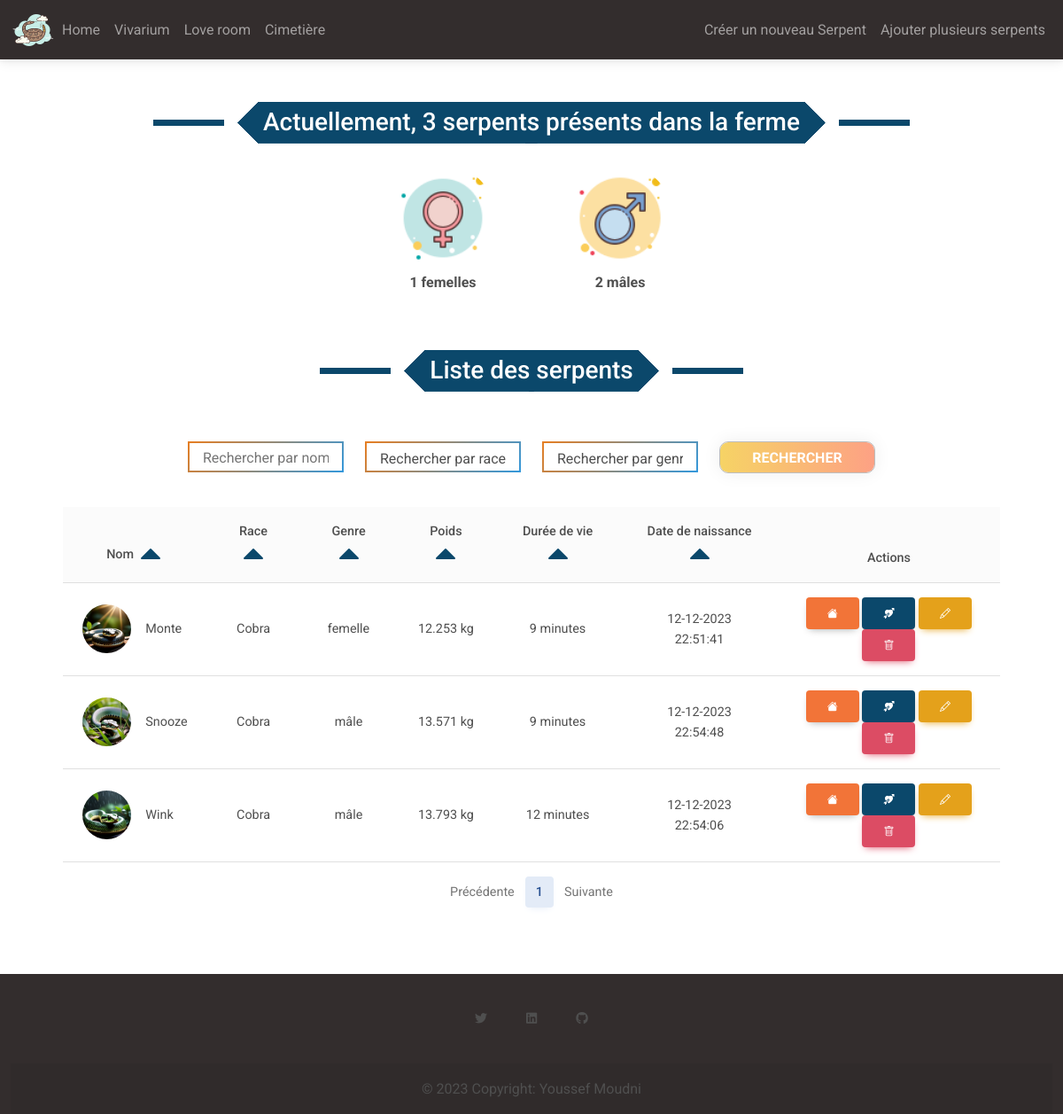
Screenshot of /index.php?page=vivarium with the database file from the repository.
### tables this page shows
CREATE TABLE `Animal` (
  `id_animal` int(10) UNSIGNED NOT NULL,
  `nom` varchar(50) DEFAULT NULL,
  `id_race` int(10) UNSIGNED DEFAULT NULL,
  `genre` int(11) DEFAULT NULL,
  `poids` int(11) DEFAULT NULL,
  `duree_vie` int(11) DEFAULT NULL,
  `date_naissance` datetime DEFAULT NULL,
  `date_mort` datetime DEFAULT NULL,
  `path_img` varchar(100) DEFAULT NULL,
  `id_mere` int(11) DEFAULT NULL,
  `id_pere` int(11) DEFAULT NULL,
  `delete_at` datetime DEFAULT NULL
);

CREATE TABLE `Race` (
  `id_race` int(10) UNSIGNED NOT NULL,
  `nom_race` varchar(50) DEFAULT NULL
);

### classes/Bdd.php (called while the page is built, shortened)
<?php
class Bdd
{
    private \PDO $conn;
    public function __construct($h="localhost", $db="gestionAnimal", $u="mariadb", $pw="mariadb*1") {
        $this->conn = new PDO("mysql:host=$h;dbname=$db", $u, $pw);
        $this->conn->setAttribute(PDO::ATTR_ERRMODE, PDO::ERRMODE_EXCEPTION);
    }
    public function execRequest($req)  {
        $reqStart = explode(' ', trim($req));
        $typeRequest = $reqStart[0];
        if ($typeRequest == "INSERT" || $typeRequest == "UPDATE" || $typeRequest == "SELECT") {
            $res = $this->conn->query($req);
            if($typeRequest == "SELECT") $res = $res->fetchAll(PDO::FETCH_ASSOC);
            return $res;
        } else {
            return false;
        }
    }
    public function deleteEntriesNull($table, $col) {
        $request = "DELETE FROM `" . $table . "` WHERE `" . $col . "` IS NULL AND delete_at IS NULL";
        $this->conn->query($request);
    }
}

### classes/Animal.php (called while the page is built, shortened)
<?php
class Animal
{
    public $conn;
    private $table = "Animal";
    public function __construct($myid = "vide")
    {
        $this->conn = new Bdd();
    }
    public function selectAll($premier, $parPage) {
        return $this->conn->execRequest("SELECT * FROM
             `" . $this->table . "`
             WHERE delete_at IS NULL
             ORDER BY `nom` ASC LIMIT " . $premier . ", " . $parPage);
    }
    public function deleteEntriesNull() {
        $this->conn->deleteEntriesNull($this->table, "genre");
    }
    public function selectCountAll() {
        $res = $this->conn->execRequest("SELECT COUNT(*) AS nbSnake FROM `" . $this->table . "` WHERE delete_at IS NULL");
        return $res[0]["nbSnake"];
    }
    public function selectAllCountByGender($col, $value) {
        $res = $this->conn->execRequest("SELECT COUNT(*) AS nbSnake
                FROM `" . $this->table . "`
                WHERE `" . $col . "` LIKE " . $value . " AND delete_at IS NULL");
        return $res[0]["nbSnake"];
    }
}

### classes/Race.php (called while the page is built, shortened)
<?php
class Race
{
    public static function getRace($id) {
        $conn = new Bdd();
        $res =  $conn->execRequest("SELECT `nom_race` FROM `Race` WHERE `id_race` = " . $id);
        return $res[0]["nom_race"];
    }
}

### components/tableSnakeContent.php (the view)
<?php
echo "<tr>
        <td>
            <div class='d-flex align-items-center'>
                <img src='../img/snake-img/" . $animal["path_img"] . "'" .
                "class='rounded-circle'
                alt=''
                style='width: 55px; height: 55px'
                    />
                <div class='ms-3'>"
                    . $animal["nom"] .
                    "</div>
            </div>
        </td>
        <td>" .
            \classes\Race::getRace($animal["id_race"]) .
            "</td>
        <td>" .
             $sexe.
            "</td>
        <td>" .
            $poids .
            "</td>
        <td>" .
            $animal["duree_vie"] .
            " minutes</td>
        <td>" .
            date("d-m-Y H:i:s", strtotime($animal["date_naissance"])) .
            "</td>
        <td>";
        echo "
              <a href='index.php?page=famille&id=" . $animal["id_animal"] ."' type='button' id='btn-getFamille' class='btn btn-list' style='background-color: #F27438;'><i class='bi bi bi-house-fill'></i></a>
              <a type='button' id='btn-selectionLoveRoom' class='btn btn-list' style='background-color: #0B486B' onclick='checkSnakeSelected(" . $animal["id_animal"] . ", " .$animal["genre"] .")'><i class='bi bi-arrow-through-heart-fill'></i></a>
              <a type='button' id='btn-editerSerpent' class='btn btn-warning' href='../index.php?page=updtSnake&id=" . $animal["id_animal"] . "'><i class='bi bi-pencil'></i></a>
              <a type='button' id='btn-supprimerSerpent' class='btn btn-danger' onclick='deleteSerpent(". $animal["id_animal"] .")'  ><i class='bi bi-trash'></i></a>
        </td>
    </tr>";

### index.php (shortened to what this page needs)
<!doctype html>
<html lang="fr">
<head>
    <link href="https://cdnjs.cloudflare.com/ajax/libs/font-awesome/6.0.0/css/all.min.css" rel="stylesheet"/>
    <link href="https://cdnjs.cloudflare.com/ajax/libs/mdb-ui-kit/6.4.2/mdb.min.css" rel="stylesheet"/>
    <link rel="stylesheet" href="https://cdn.jsdelivr.net/npm/bootstrap-select@1.13.14/dist/css/bootstrap-select.min.css">
    <link rel="stylesheet" href="https://cdn.jsdelivr.net/npm/bootstrap-icons@1.11.2/font/bootstrap-icons.min.css">
    <link rel="stylesheet" href="style.css">
</head>
<body class="container-fluid">
<?php include "components/header.php" ?>
    <?php
    if (($_SERVER['REQUEST_METHOD'] == "GET" || $_SERVER['REQUEST_METHOD'] == "POST") && !empty($_GET["page"]))
        $fileimport = "pages/" . $_GET["page"] . ".php";
    else
        $fileimport = "pages/home.php";
    if (file_exists($fileimport))
        include "$fileimport";
    else
        echo "Cette page n'existe pas";
    ?>
<?php include "components/footer.php" ?>
</body>
</html>

### components/header.php (shortened to what this page needs)
<div class="row">
    <nav class="navbar navbar-expand-lg navbar-dark bg-dark">
        <div class="container-fluid">
            <img src="../img/others/logo.png"
                 class="rounded-circle"
                 alt=""
                 style="width: 50px; height: 50px"
            />
            <div class="collapse navbar-collapse" id="navbarNav">
                <ul class="navbar-nav">
                    <li class="nav-item">
                        <a class="nav-link"  href="index.php">Home</a>
                    </li><li class="nav-item">
                        <a class="nav-link" href="index.php?page=vivarium">Vivarium</a>
                    </li>
                    <li class="nav-item">
                        <a class="nav-link" href="index.php?page=loveRoom">Love room</a>
                    </li>
                    <li class="nav-item">
                        <a class="nav-link" href="index.php?page=cimetiere">Cimetière</a>
                    </li>
                </ul>
                <?php if(isset($_REQUEST["page"]) && ($_REQUEST["page"] == "vivarium" || $_REQUEST["page"] == "loveRoom" || $_REQUEST["page"] == "cimetiere")) { ?>
                    <ul class="navbar-nav ms-auto mb-2 mb-lg-0">
                        <li class="nav-item">
                            <a class="nav-link"  href="index.php?page=updtSnake&id=new">Créer un nouveau Serpent</a>
                        </li>
                    </ul>
                    <ul class="navbar-nav mb-2 mb-lg-0">
                        <li class="nav-item">
                            <a class="nav-link" data-bs-toggle="modal" data-bs-target="#addSnakes">Ajouter plusieurs serpents</a>
                        </li>
                    </ul>
                <?php } ?>
            </div>
        </div>
    </nav>
</div>

### pages/vivarium.php (shortened to what this page needs)
<?php
require_once("classes/Bdd.php");
require_once("classes/Race.php");
require_once("classes/Animal.php");
$a = new \classes\Animal();
$a->deleteEntriesNull();
$parPage = 5;
$premier = ($_SESSION["currentPage"] * $parPage) - $parPage;
$lstAnimal = $a->selectAll($premier, $parPage);
?>
<div class="row mt-5 text-center">
    <h3 class="col-3 fancy">
        Actuellement,
        <span id="nbTotal"><?= $a->selectCountAll() ?></span>
        serpents présents dans la ferme
    </h3>
</div>
<div class="row text-center mt-3">
    <div class="col-4"></div>
    <div class="col-2">
        <img src="../img/others/icons-femelle.png"
             class="rounded-circle"
             alt=""
             style="width: 120px; height: 120px"
        />
        <p style="font-weight: bold"><span id="nbFemelles"><?= $a->selectAllCountByGender("genre", 1)?></span> femelles </p>
    </div>
    <div class="col-2">
        <img src="../img/others/icons-male.png"
             class="rounded-circle"
             alt=""
             style="width: 120px; height: 120px"
        />
        <p style="font-weight: bold" ><span id="nbMales"><?= $a->selectAllCountByGender("genre", 2)?></span> mâles</p>
    </div>
    <div class="col-4"></div>
</div>
    <div class="row text-center mt-5 ">
        <h3 class="col-2 fancy">
            Liste des serpents
        </h3>
    </div>
    <form id="formFilters" enctype="multipart/form-data" name="formFilter">
        <div class="row mt-5">
            <div class="col inputFilterFormEmpty"></div>
            <div class="col inputFilterForm">
                <input name="nom" type="text" class="input input-gradient form-control" placeholder="Rechercher par nom" id="nom_filter">
            </div>
            <div class="col inputFilterForm">
                <select type="text" class="input input-gradient form-control" name="id_race" id="race_filter">
                    <option selected>Rechercher par race</option>
                </select>
            </div>
            <div class="col inputFilterForm">
                <select type="text" class="input input-gradient form-control" name="genre" id="genre_fitler">
                    <option selected>Rechercher par genre</option>
                </select>
            </div>
            <div class="col" id="validationFilterForm">
                <button type="button" onclick="validateForm()" class="btn-filter btn-gradient form-control" style="font-weight: bold">Rechercher</button>
            </div>
            <div class="col inputFilterFormEmpty"></div>
        </div>
    </form>
<div id="lstSnakes">
<?php if (count($lstAnimal) > 0) {
    require "components/tableSnakeHead.php";
    foreach ($lstAnimal as $animal) {
        $sexe = $animal["genre"] == 2 ? "mâle" : "femelle";
        $poids = $animal["poids"] / 1000 . " kg";
        require "components/tableSnakeContent.php";
    }
    require "components/tableSnakeEnd.php";
    require "components/pagination.php";
} ?>
</div>

### components/tableSnakeHead.php (shortened to what this page needs)
<?php
echo
"<table class='table align-middle mb-0 bg-white card-body p-5 text-center'>
    <thead class='bg-light'>
        <tr>
        <th>Nom <img onclick=\"triColonne('nom', this.id)\" class='arrow-tri' src='../img/others/tri-asc.png' id='triNom'></th>
        <th>Race <img onclick=\"triColonne('id_race', this.id)\" class='arrow-tri' src='../img/others/tri-asc.png' id='triRace'></th>
        <th>Genre <img onclick=\"triColonne('genre', this.id)\" class='arrow-tri' src='../img/others/tri-asc.png' id='triGenre'></th>
        <th>Poids <img onclick=\"triColonne('poids', this.id)\" class='arrow-tri' src='../img/others/tri-asc.png' id='triPoids'></th>
        <th>Durée de vie <img onclick=\"triColonne('duree_vie', this.id)\" class='arrow-tri' src='../img/others/tri-asc.png' id='triVie'></th>
        <th>Date de naissance <img onclick=\"triColonne('date_naissance', this.id)\" class='arrow-tri' src='../img/others/tri-asc.png' id='triNaissance'></th>
         <th>Actions</th>
        </tr>
    </thead>
<tbody>";
?>

### components/tableSnakeEnd.php
<?php
echo "</tbody>
</table>";

### components/pagination.php (shortened to what this page needs)
<?php
$a = new \classes\Animal();
$DieOrlive = $_SESSION["current_url"] === "vivarium" ? false : true;
if($DieOrlive) {
    $pages = ceil($a->selectCountAllDeadSnake() / 5);
} else {
    if (isset($_SESSION["nb_resultat_filtre"]))
        $pages = ceil($_SESSION["nb_resultat_filtre"] / 5);
    else
        $pages = ceil($a->selectCountAll() / 5);
}
echo "<div class='row justify-content-md-center mt-3'>
    <div class='col col-lg-2'></div>
    <nav class='col-md-auto'>
        <ul class='pagination'>";
echo "<li class='page-item " . ($_SESSION['currentPage'] == 1 ? 'disabled' : '') . "'>
            <a onclick='ajaxPagination(" . ($_SESSION['currentPage'] - 1), $DieOrlive .")' class='page-link'>Précédente</a>
        </li>";
for ($page = 1; $page <= $pages; $page++) {
    echo "<li class='page-item " . ($_SESSION['currentPage'] == $page ? 'active' : '') . "'>
            <a onclick='ajaxPagination($page, $DieOrlive)' class='page-link'>$page</a>
        </li>";
}
echo "<li class='page-item " . ($_SESSION['currentPage'] == $pages ? 'disabled' : '') . "'>
            <a onclick='ajaxPagination(" . ($_SESSION['currentPage'] + 1), $DieOrlive .")' class='page-link'>Suivante</a>
        </li>
    </ul>
</nav>
<div class='col col-lg-2'></div>
</div>";
?>

### components/footer.php
<div class="row">
    <footer class="text-center bg-dark.bg-gradient g-0" style="background-color: #332D2D">
        <div class="container-fluid">
        <div class="container pt-4">
            <section class="mb-4">
                <a
                        data-mdb-ripple-init
                        class="btn btn-link btn-floating btn-lg text-body m-1"
                        href="#!"
                        role="button"
                        data-mdb-ripple-color="dark"
                ><i class="fab fa-twitter"></i
                    ></a>
                <a
                        data-mdb-ripple-init
                        class="btn btn-link btn-floating btn-lg text-body m-1"
                        href="#!"
                        role="button"
                        data-mdb-ripple-color="dark"
                ><i class="fab fa-linkedin"></i
                    ></a>
                <a
                        data-mdb-ripple-init
                        class="btn btn-link btn-floating btn-lg text-body m-1"
                        href="#!"
                        role="button"
                        data-mdb-ripple-color="dark"
                ><i class="fab fa-github"></i
                    ></a>
            </section>
        </div>
        <div class="text-center p-3" style="background-color: rgba(0, 0, 0, 0.05);">
            © 2023 Copyright:
            <a class="text-body" href="">Youssef Moudni</a>
        </div>
        </div>
    </footer>
</div>

### style.css (style rules this page uses)
body { padding: 0; }
.input { height: 35px; margin-bottom: 15px; padding-left: 15px; padding-right: 15px; border-radius: 4px; border: 2px solid #fff; background-color: transparent; }
.input-gradient { border-color: #fff; border-image: linear-gradient(-45deg, #3498db, #e67e22) 1 }
.btn-filter { flex: 1 1 auto; text-align: center; text-transform: uppercase; transition: 0.5s; background-size: 200% auto; color: white; box-shadow: 0 0 20px #eee; border-radius: 10px; }
.btn-gradient { background-image: linear-gradient(to right, #f6d365 0%, #fda085 51%, #f6d365 100%); }
.fancy { --b: 6px; --w: 80px; --g: 15px; --c: #0B486B; width: fit-content; padding: 0 1em; line-height: 1.6em; border: 1px solid; color: #fff; background: conic-gradient(from 45deg at left ,var(--c) 25%,#0000 0) 0, conic-gradient(from -135deg at right,var(--c) 25%,#0000 0) 100%; background-size: 51% 100%; background-origin: border-box; background-repeat: no-repeat; border-image: linear-gradient( #0000 calc(50% - var(--b)/2), var(--c) 0 calc(50% + var(--b)/2), #0000 0) 1/0 var(--w)/calc(var(--w) + var(--g)); margin-inline: auto; }
#lstSnakes { margin-left: 5%; margin-right: 5%; margin-bottom: 5%; margin-top: 2%; }
.btn-list { color: white; }

### rows the page displays
animal: path_img (picture), nom "Monte", id_race.nom_race "Cobra", genre "femelle", poids "12.253 kg", duree_vie "9", date_naissance "12-12-2023 22:51:41"
animal: path_img (picture), nom "Snooze", id_race.nom_race "Cobra", genre "mâle", poids "13.571 kg", duree_vie "9", date_naissance "12-12-2023 22:54:48"
animal: path_img (picture), nom "Wink", id_race.nom_race "Cobra", genre "mâle", poids "13.793 kg", duree_vie "12", date_naissance "12-12-2023 22:54:06"

### other values shown
$a->selectCountAll() "3"
$a->selectAllCountByGender("genre", 1) "1"
$a->selectAllCountByGender("genre", 2) "2"
